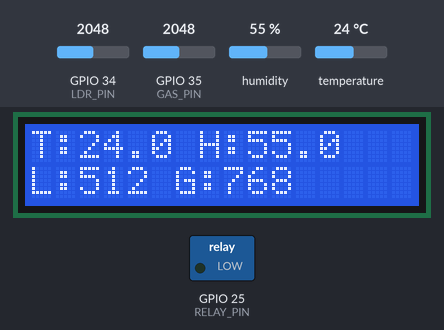
Bench run of a sketch on a simulated ESP32. Shown: 16×2 character LCD, switched loads named in the sketch (green lamp = pin HIGH). Inputs (shaded band) come from the test bench; at power-on: humidity 55 %, GPIO 34 (LDR_PIN) = 2048, GPIO 35 (GAS_PIN) = 2048, temperature 24 °C. WiFi joins after 1.5 s; servers stay silent unless stated; uploads are accepted with an empty reply; what the sketch prints to the serial monitor is not drawn.

Above: at 2.7 s.
2.8 s: humidity set to 22 %
At 7.2 s:
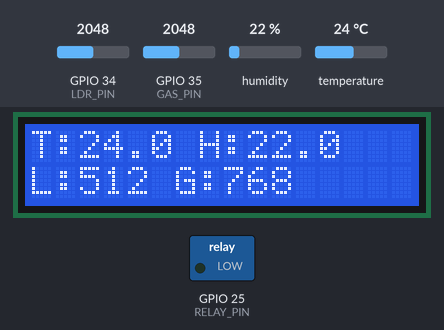
7.6 s: GPIO 34 (LDR_PIN) set to 1960
At 8.5 s:
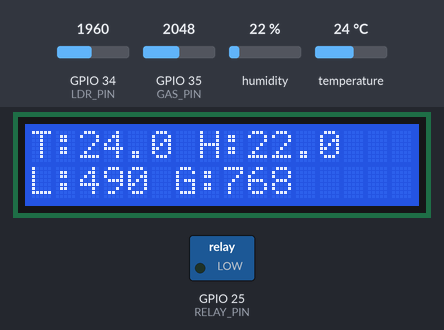
10.6 s: GPIO 35 (GAS_PIN) set to 1960
At 12.8 s:
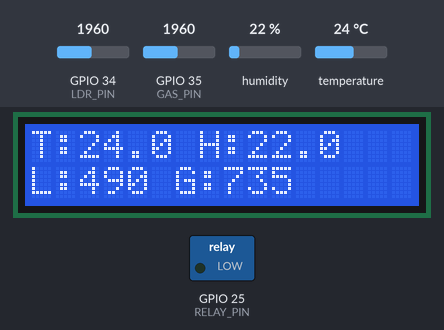
13.6 s: temperature set to 12 °C
At 14.5 s:
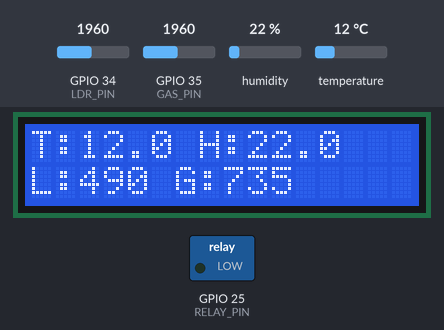
16.6 s: GPIO 34 (LDR_PIN) set to 2040
At 18.8 s:
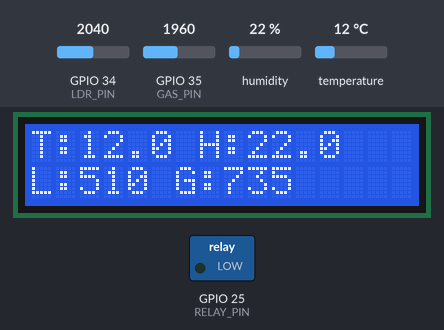
19.6 s: GPIO 35 (GAS_PIN) set to 2040
At 21.3 s:
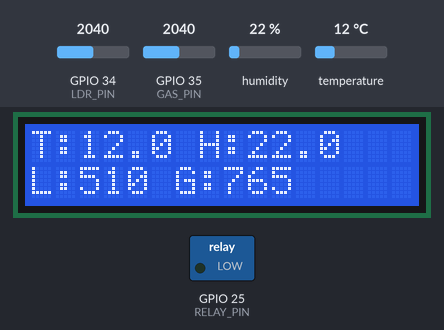
Timing chart, 0 to 22.8 s (numbered marks = the images above; inputs shaded):
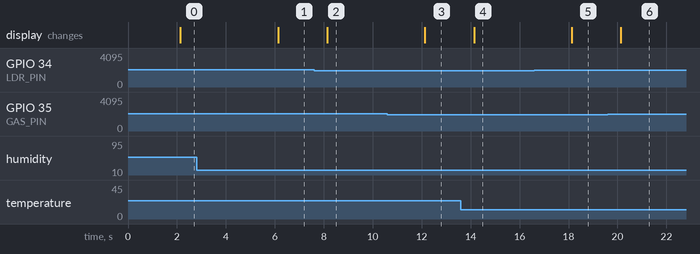

The sketch:

servicio4.ino
```cpp
#include <Arduino.h>
#include <WiFi.h>
#include <HTTPClient.h>
#include <Wire.h>
#include <DHT.h>
#include <hd44780.h>
#include <hd44780ioClass/hd44780_I2Cexp.h>

const char *SSID = "TallerRedesII";
const char *PASSWORD = "TallerII2026";
// CAMBIAR por IP del PC IIS, no la IP del AP ni de la ESP32.
const char *SERVER_URL = "http://10.0.0.105:8084";
const char *DEVICE_KEY = "9f2aeecdbffff4775bff9d65428954575b7ceb2ded014d5b";
constexpr int DHT_PIN=4, LDR_PIN=34, GAS_PIN=35, RELAY_PIN=25;
constexpr int SDA_PIN=21, SCL_PIN=22;
// Cambiar a false si el modulo realmente se activa con LOW.
// Probar sin carga primero: la polaridad aun no esta confirmada.
constexpr bool RELAY_ACTIVE_HIGH=true;
DHT dht(DHT_PIN,DHT22);
hd44780_I2Cexp lcd;
bool lcdOk=false,relayRequested=false,haveSample=false;
float temperature=NAN,humidity=NAN;
int light=0,gas=0;
unsigned long lastSample=0,lastPost=0,lastPoll=0,lastContact=0,lastRetry=0;
bool posted=false,wasConnected=false,alarmContactValid=false;

void setRelay(bool on) {
 digitalWrite(RELAY_PIN,on?(RELAY_ACTIVE_HIGH?HIGH:LOW):(RELAY_ACTIVE_HIGH?LOW:HIGH));
 if(on!=relayRequested) Serial.println(on?"Orden rele: ON":"Orden rele: OFF");
 relayRequested=on;
}
void line(int row,String s) {
 lcd.setCursor(0,row);s=s.substring(0,16);while(s.length()<16)s+=' ';lcd.print(s);
}
void sampleSensors() {
 temperature=dht.readTemperature();humidity=dht.readHumidity();
 light=analogRead(LDR_PIN)/4;
 // MQ en GPIO35 con divisor equivalente 10k/20k del taller anterior.
 gas=min((analogRead(GAS_PIN)/4)*3/2,1023);
 haveSample=true;
 Serial.printf("T=%.1f H=%.1f Luz=%d Gas=%d\n",temperature,humidity,light,gas);
 if(lcdOk) {
  line(0,"T:"+(isnan(temperature)?String("ERR"):String(temperature,1))+" H:"+(isnan(humidity)?String("ERR"):String(humidity,1)));
  line(1,"L:"+String(light)+" G:"+String(gas));
 }
}
String api(const char *op) {return String(SERVER_URL)+"/api.ashx?op="+op;}
void postReadings() {
 HTTPClient http;http.setConnectTimeout(1000);http.setTimeout(1000);
 if(!http.begin(api("telemetry")))return;
 http.addHeader("Content-Type","application/json");http.addHeader("X-Device-Key",DEVICE_KEY);
 String t=isnan(temperature)?"null":String(temperature,1);
 String h=isnan(humidity)?"null":String(humidity,1);
 String body="{\"temperatura\":"+t+",\"humedad\":"+h+",\"luz\":"+String(light)+",\"gas\":"+String(gas)+"}";
 int code=http.POST(body);Serial.printf("POST lecturas: HTTP %d\n",code);
 if(code>0&&code!=200)Serial.println(http.getString());http.end();
}
void pollCommand() {
 HTTPClient http;http.setConnectTimeout(1000);http.setTimeout(1000);
 if(!http.begin(api("command")))return;
 http.addHeader("X-Device-Key",DEVICE_KEY);
 int code=http.GET();
 if(code==200) {
  String s=http.getString();s.trim();
  if(s=="0"||s=="1") {
   lastContact=millis();alarmContactValid=true;setRelay(s=="1");
  }else setRelay(false);
 }else {Serial.printf("GET orden: HTTP %d\n",code);setRelay(false);}
 http.end();
}
void setup() {
 digitalWrite(RELAY_PIN,RELAY_ACTIVE_HIGH?LOW:HIGH);pinMode(RELAY_PIN,OUTPUT);setRelay(false);
 Serial.begin(115200);dht.begin();Wire.begin(SDA_PIN,SCL_PIN);
 lcdOk=lcd.begin(16,2)==0;
 if(lcdOk){lcd.backlight();line(0,"Servicio 4 IIS");line(1,"Esperando datos");}
 else Serial.println("LCD no detectado");
 WiFi.mode(WIFI_STA);WiFi.setAutoReconnect(true);WiFi.begin(SSID,PASSWORD);
 Serial.print("Servidor IIS: ");Serial.println(SERVER_URL);
 Serial.println("Rele GPIO25; polaridad inicial activa HIGH. Verificar SIN carga.");
 lastSample=millis();
}
void loop() {
 unsigned long now=millis();bool connected=WiFi.status()==WL_CONNECTED;
 if(!connected){setRelay(false);alarmContactValid=false;}
 if(alarmContactValid&&now-lastContact>=5000){setRelay(false);alarmContactValid=false;}
 if(connected&&!wasConnected){Serial.print("ESP32 conectada: ");Serial.println(WiFi.localIP());posted=false;}
 wasConnected=connected;
 if(!connected&&now-lastRetry>=10000){lastRetry=now;WiFi.reconnect();}
 if(now-lastSample>=2000){lastSample=now;sampleSensors();}
 if(connected&&now-lastPoll>=1000){lastPoll=now;pollCommand();}
 // Recalcular despues de llamadas HTTP para que el tiempo de espera no quede obsoleto.
 now=millis();
 if(connected&&haveSample&&(!posted||now-lastPost>=30000)){
  lastPost=now;posted=true;postReadings();
 }
 if(alarmContactValid&&millis()-lastContact>=5000){setRelay(false);alarmContactValid=false;}
}
```

Measured:
- after the input at 2.8 s, the display: changes after 3.3 s (image 1)
- after the input at 7.6 s, the display: changes after 0.53 s (image 2)
- after the input at 10.6 s, the display: changes after 1.5 s (image 3)
- after the input at 13.6 s, the display: changes after 0.54 s (image 4)
- after the input at 16.6 s, the display: changes after 1.5 s (image 5)
- after the input at 19.6 s, the display: changes after 0.53 s (image 6)
